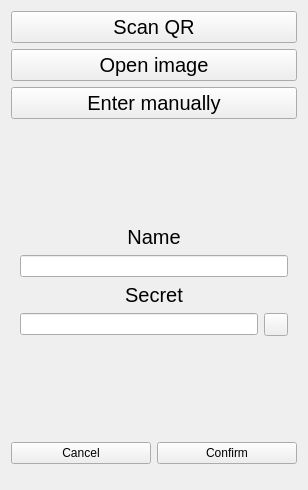
<?xml version="1.0" encoding="UTF-8"?>
<ui version="4.0">
 <class>SecretNew</class>
 <widget class="QWidget" name="SecretNew">
  <property name="geometry">
   <rect>
    <x>0</x>
    <y>0</y>
    <width>308</width>
    <height>490</height>
   </rect>
  </property>
  <property name="windowTitle">
   <string>Form</string>
  </property>
  <layout class="QGridLayout" name="gridLayout">
   <item row="0" column="0">
    <layout class="QVBoxLayout" name="verticalLayout_6">
     <property name="bottomMargin">
      <number>15</number>
     </property>
     <item>
      <widget class="QPushButton" name="pushButton_6">
       <property name="font">
        <font>
         <pointsize>15</pointsize>
        </font>
       </property>
       <property name="text">
        <string>Scan QR</string>
       </property>
      </widget>
     </item>
     <item>
      <widget class="QPushButton" name="pushButton_7">
       <property name="font">
        <font>
         <pointsize>15</pointsize>
        </font>
       </property>
       <property name="text">
        <string>Open image</string>
       </property>
      </widget>
     </item>
     <item>
      <widget class="QPushButton" name="pushButton_5">
       <property name="font">
        <font>
         <pointsize>15</pointsize>
        </font>
       </property>
       <property name="text">
        <string>Enter manually</string>
       </property>
      </widget>
     </item>
     <item>
      <widget class="QStackedWidget" name="new_secret_methods">
       <property name="currentIndex">
        <number>2</number>
       </property>
       <widget class="QWidget" name="qr">
        <layout class="QGridLayout" name="gridLayout_12">
         <item row="0" column="0">
          <layout class="QVBoxLayout" name="verticalLayout_9"/>
         </item>
        </layout>
       </widget>
       <widget class="QWidget" name="image">
        <layout class="QGridLayout" name="gridLayout_11">
         <item row="0" column="0">
          <layout class="QVBoxLayout" name="verticalLayout_8"/>
         </item>
        </layout>
       </widget>
       <widget class="QWidget" name="manual">
        <layout class="QGridLayout" name="gridLayout_10">
         <item row="0" column="0">
          <layout class="QVBoxLayout" name="verticalLayout_7">
           <item>
            <spacer name="verticalSpacer_6">
             <property name="orientation">
              <enum>Qt::Orientation::Vertical</enum>
             </property>
             <property name="sizeHint" stdset="0">
              <size>
               <width>20</width>
               <height>40</height>
              </size>
             </property>
            </spacer>
           </item>
           <item>
            <widget class="QLabel" name="label_23">
             <property name="font">
              <font>
               <pointsize>15</pointsize>
              </font>
             </property>
             <property name="text">
              <string>Name</string>
             </property>
             <property name="alignment">
              <set>Qt::AlignmentFlag::AlignCenter</set>
             </property>
            </widget>
           </item>
           <item>
            <widget class="QLineEdit" name="newSecretName"/>
           </item>
           <item>
            <widget class="QLabel" name="label_24">
             <property name="font">
              <font>
               <pointsize>15</pointsize>
              </font>
             </property>
             <property name="text">
              <string>Secret</string>
             </property>
             <property name="alignment">
              <set>Qt::AlignmentFlag::AlignCenter</set>
             </property>
            </widget>
           </item>
           <item>
            <layout class="QHBoxLayout" name="horizontalLayout_4">
             <property name="bottomMargin">
              <number>0</number>
             </property>
             <item>
              <widget class="QLineEdit" name="newSecretValue"/>
             </item>
             <item>
              <widget class="QToolButton" name="toolButton">
               <property name="text">
                <string/>
               </property>
               <property name="icon">
                <iconset theme="QIcon::ThemeIcon::EditCopy"/>
               </property>
               <property name="popupMode">
                <enum>QToolButton::ToolButtonPopupMode::InstantPopup</enum>
               </property>
              </widget>
             </item>
            </layout>
           </item>
           <item>
            <spacer name="verticalSpacer_7">
             <property name="orientation">
              <enum>Qt::Orientation::Vertical</enum>
             </property>
             <property name="sizeHint" stdset="0">
              <size>
               <width>20</width>
               <height>40</height>
              </size>
             </property>
            </spacer>
           </item>
          </layout>
         </item>
        </layout>
       </widget>
      </widget>
     </item>
     <item>
      <layout class="QHBoxLayout" name="horizontalLayout_3">
       <property name="bottomMargin">
        <number>0</number>
       </property>
       <item>
        <widget class="QPushButton" name="cancelAdd">
         <property name="text">
          <string>Cancel</string>
         </property>
        </widget>
       </item>
       <item>
        <widget class="QPushButton" name="confirmAdd">
         <property name="text">
          <string>Confirm</string>
         </property>
        </widget>
       </item>
      </layout>
     </item>
    </layout>
   </item>
  </layout>
 </widget>
 <resources/>
 <connections/>
</ui>
